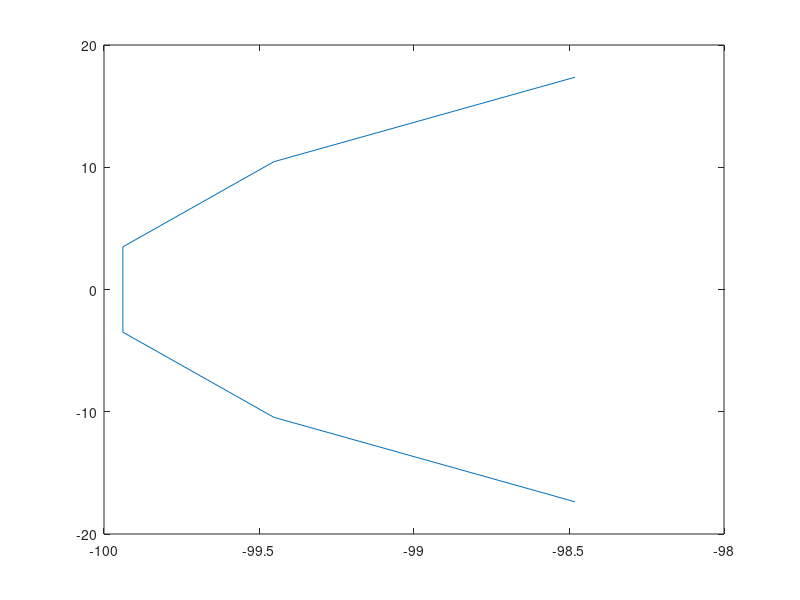

Reproduce this figure in MATLAB.
%quick script for getting the cartesian coordibates of poles based on 
%radius and angle span
clear all
number_of_poles = 6;
radius = 100;
span = 20;
spacing = span / (number_of_poles - 1);
angles = (0:number_of_poles - 1);
angles =  180 - (span / 2) + spacing*angles;
angles = deg2rad(angles);
radii = zeros(size(angles)) + radius;
[x,y] = pol2cart(angles, radii);

figure()
plot(x,y,'o');
grid on;plot(x,y)
y = y*i;
list = x+y;
list' 
